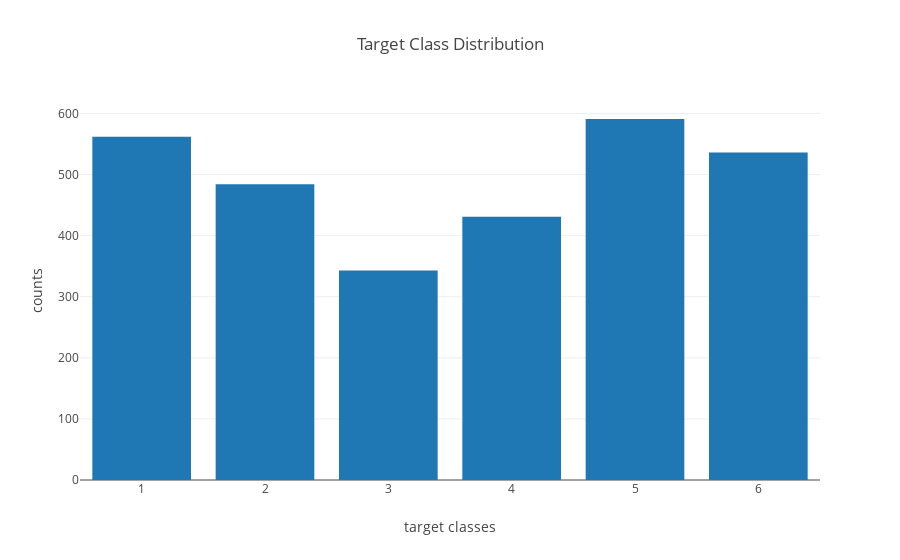

The cell this chart's notebook holds for it:
### Code cell
# predictions class distribution

classes = np.unique(np.sort(y_pred))
class_counts = Counter()
for y_el in y_pred:
    class_counts[y_el] += 1
class_counts = od(class_counts)

data = [go.Bar(x = list(class_counts.keys()), y = list(class_counts.values()))]
figure = go.Figure(data = data, layout = go.Layout(yaxis = dict(title = 'counts'),
                                                  xaxis = dict(title = 'target classes'),
                                                  title = 'Target Class Distribution'))

plotly.offline.iplot(figure)

### Figure 1 — Plotly figure (JSON) as saved in the notebook; plotly's stock layout.template omitted (floating-point values rounded to 4 significant figures)
{"data": [{"type": "bar", "x": [1, 2, 3, 4, 5, 6], "y": [562, 484, 343, 431, 591, 536]}], "layout": {"title": "Target Class Distribution", "xaxis": {"title": "target classes"}, "yaxis": {"title": "counts"}}}
